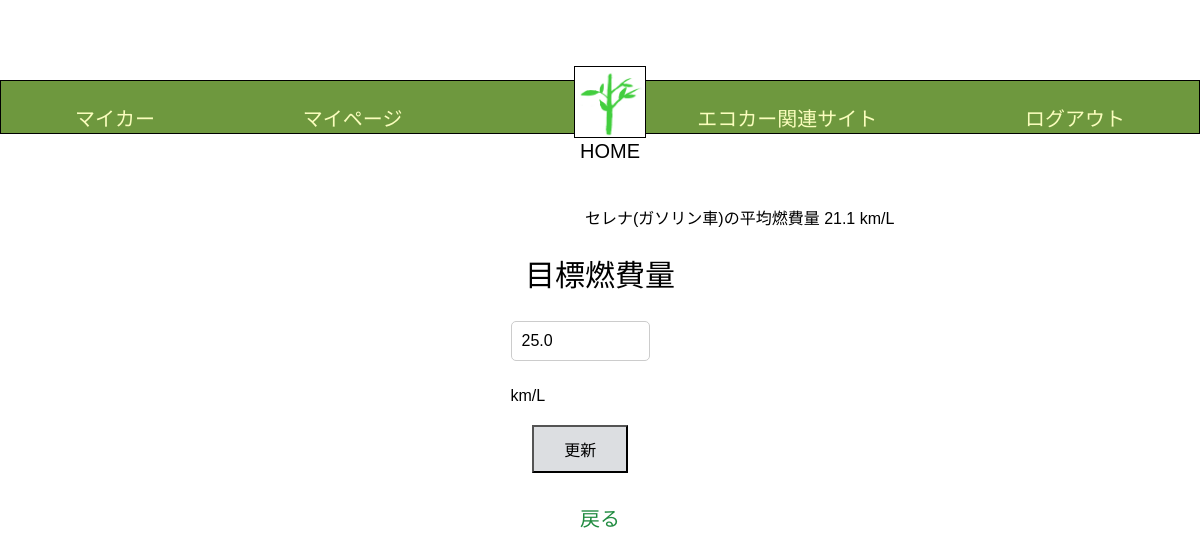
The app's page /Edrive/target_fuelefficiency/4 (signed in), older data.
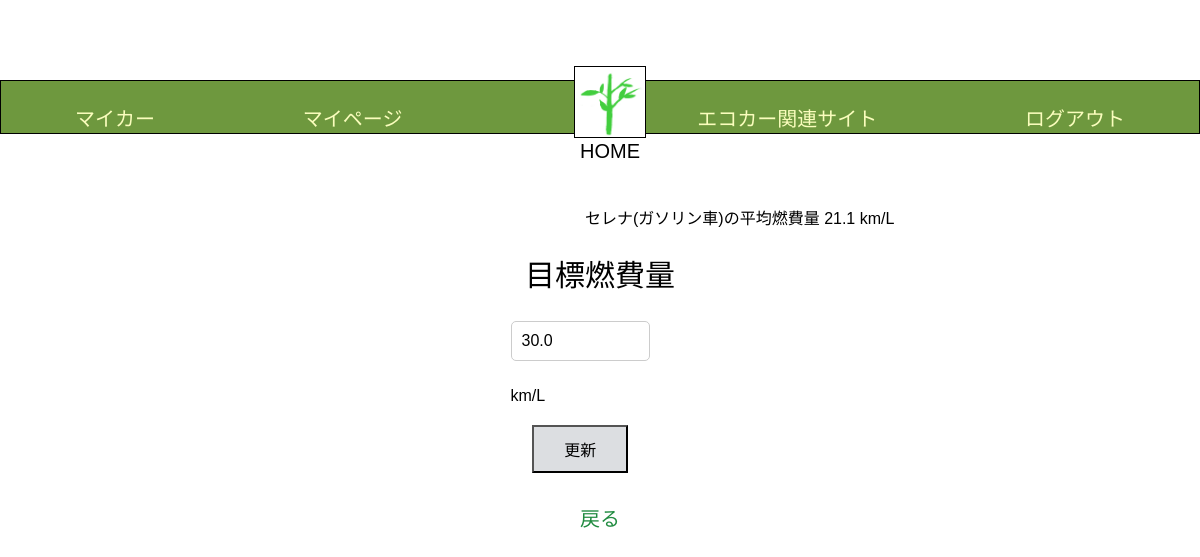
The same page, newer data.
### Edrive/models.py (models this page shows, shortened)
class BaseModel(models.Model):
    created_at = models.DateTimeField(auto_now_add=True)
    updated_at = models.DateTimeField(auto_now=True)
    class Meta:
        abstract = True

class MyCar(BaseModel):
    name = models.CharField(max_length=1000, default='default_name')
    user = models.ForeignKey(User, related_name='mycars', on_delete=models.CASCADE)
    car_model = models.ForeignKey(CarModel, on_delete=models.CASCADE,null=True)
    purchase_on = models.DateField(null=True)
    next_oil_change_on = models.DateField(null=True)
    next_inspection_on = models.DateField(null=True)
    target_fuel_efficiency = models.FloatField(null=True, blank=True)
    class Meta:
        db_table = 'my_cars'

class CarModel(BaseModel):
    CarModel_CHOICES = [
        ('AQUA', 'アクア'),
        ('ROOMY','ルーミー'),
        ('ALPHARD','アルファード'),
        ('RAIZE', 'ライズ'),
        ('N-BOX','エヌボックス'),
        ('FREED','フリード'),
        ('VEZEL', 'ヴェゼル'),
        ('CANBUS', 'ムーヴキャンバス'),
        ('Tanto','タント'),
        ('Rocky', 'ロッキー'),
        ('NOTE', 'ノート'),
        ('SERENA','セレナ'),
        ('DAYZ','デイズ'),
        ('X-TRAIL', 'エクストレイル'),
    ]
    EngineType_CHOICES = [
        ('gasoline', 'ガソリン'),
        ('hybrid', 'ハイブリッド'),
        ('other', 'その他'),
    ]
    Color_CHOICES = [
        ('red', 'レッド'),
        ('blue','ブルー'),
        ('white','ホワイト'),
        ('yellow', 'イエロー'),
        ('pink', 'ピンク'),
        ('green', 'グリーン'),
        ('black', 'ブラック'),
        ('purple', 'パープル'),
        ('grey', 'グレー'),
        ('brown', 'ブラウン'),
    ]
    name = models.CharField(max_length=1000, default='default_name')
    manufacturer = models.ForeignKey(Manufacturer, on_delete=models.CASCADE, null=True)
    car_model_name = models.CharField(max_length=120, choices=CarModel_CHOICES)
    engine_type = models.CharField(max_length=50, choices=EngineType_CHOICES)
    color = models.CharField(max_length=150, choices=Color_CHOICES)
    average_fuel_efficiency = models.FloatField(null=True, blank=True)
    car_group = models.CharField(max_length=200, null=True, default=None)
    class Meta:
        db_table = 'car_models'

### Edrive/views.py (the view, shortened to what this page needs)
# urls.py: path('target_fuelefficiency/<int:pk>',TargetFuelView.as_view(), name = 'target_fuelefficiency'),
class TargetFuelView(LoginRequiredMixin, UpdateView):
    model = MyCar
    template_name = 'target_fuelefficiency.html'
    form_class = TargetFuelForm
    def get(self, request, *args, **kwargs):
        user_id = request.user.id
        my_car = MyCar.objects.filter(user=request.user).first()
        if my_car:
            average_fuel_efficiency = my_car.car_model.average_fuel_efficiency
            form = TargetFuelForm(instance=my_car)
        else:
            average_fuel_efficiency = None
            form = TargetFuelForm()
        context = {
            'average_fuel_efficiency': average_fuel_efficiency,
            'form':form,
            'my_car': my_car,
        }
        return render(request, self.template_name, context)

### Edrive/forms.py
class TargetFuelForm(forms.ModelForm):
    target_fuel_efficiency = forms.FloatField(label = '')
    class Meta:
        model = MyCar
        fields = ['target_fuel_efficiency']
        labels = {
            'target_fuel_efficiency':'目標燃費量(km/L)',
        }
        widgets = {
            'target_fuel_efficiency': forms.NumberInput(attrs={'step': '0.1'}),
        }

### templates/target_fuelefficiency.html (shortened to what this page needs)
{% load static %}
<!DOCTYPE html>
<html lang="ja">
   <head>
      <link rel="stylesheet" href="{% static 'css/style.css' %}">
   </head>
   <body>
       <header class="header-container">
      <nav class="navbar navbar-expand-lg navbar-light bg-light">
        <a class="navbar-brand" href="{% url 'Edrive:my_car' user.pk %}">マイカー</a>
        <a class="navbar-brand" href="{% url 'Edrive:mypage' user.pk %}">マイページ</a>
        <div class="logo">
        <a href="{% url 'Edrive:home' %}" class="home-link">
             <img src = "{% get_media_prefix %}shinryoku.png"  alt = "ホーム">
             <p>HOME</p>
        </a>
        </div>
        <a class="navbar-brand" href="{% url 'Edrive:eco_car_site' %}">エコカー関連サイト</a>
        <a class="navbar-brand" href="{% url 'Edrive:logout' %}">ログアウト</a>
      </nav>
      </header>
   <div class="target">
   {% if my_car %}
   <h4>{{ my_car.car_model.car_model_name }}の平均燃費量 {{ my_car.car_model.average_fuel_efficiency }} km/L</h4>
   {% endif %}
<label for="target_fuel_efficiency">目標燃費量</label>
   <nav>
        <form method="POST">
           {{ form.as_p }}km/L
   <button type="submit">更新</button>
        </form>
        <a class="navbar-brand" href="{% url 'Edrive:home' %}">戻る</a>
   </nav>
   </div>
   </body>
</html>

Row changes from the older to the newer data that the page shows:
changed MyCar "セレナ(ガソリン車)": target_fuel_efficiency "25.0" → "30.0"
